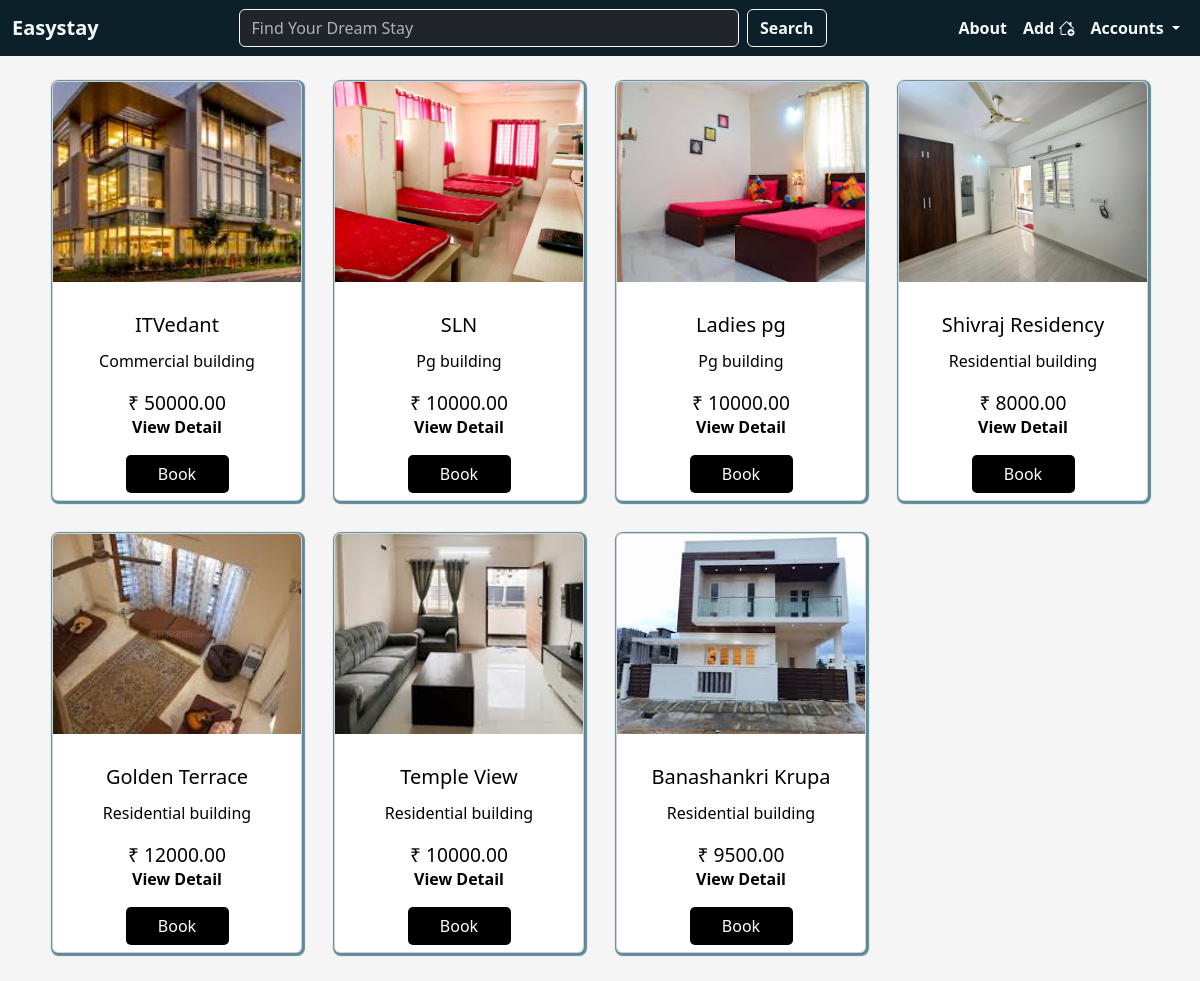
Before: / with the older database file.
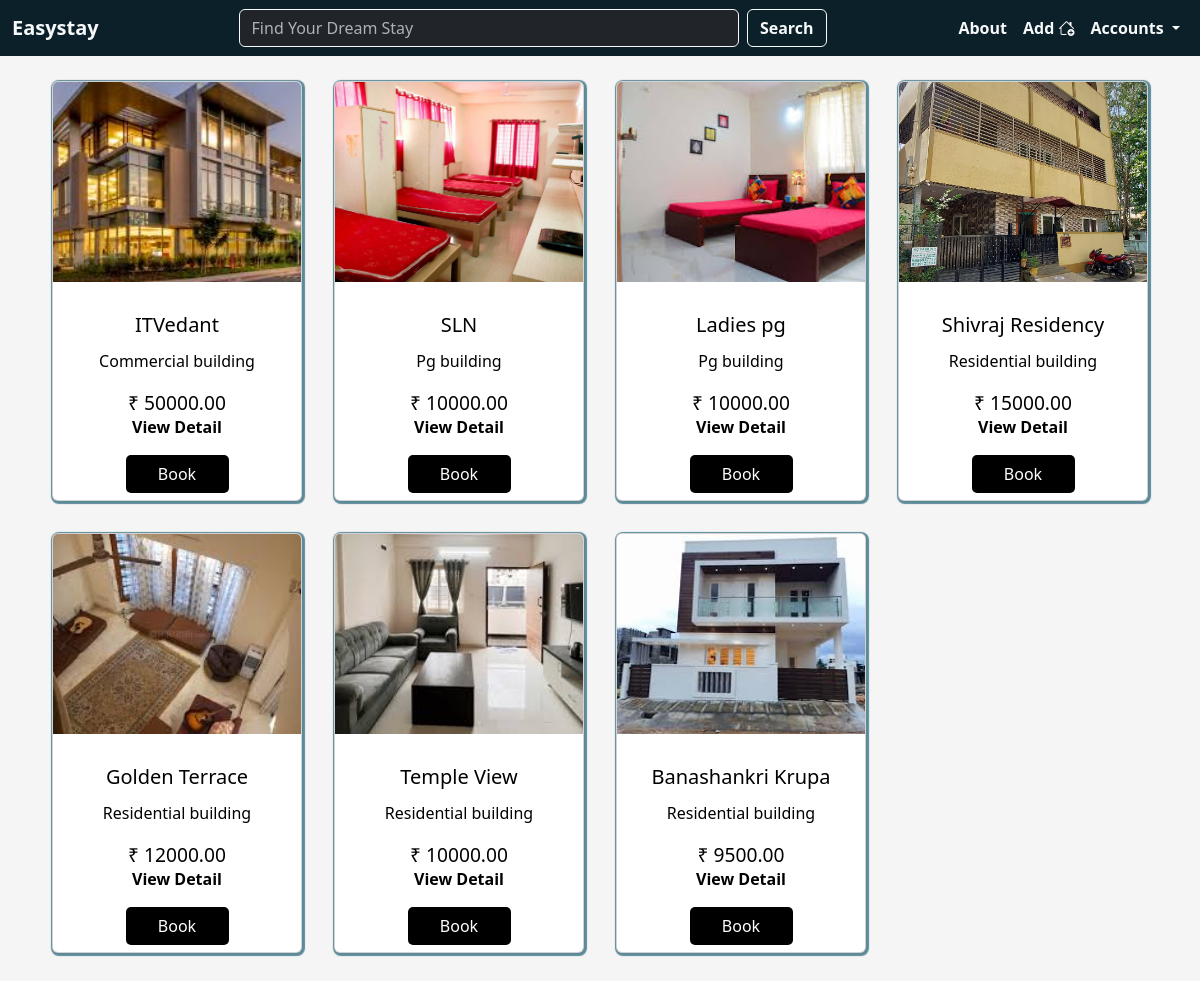
After: the same page with the newer database file.
### mainapp/models.py (models this page shows, shortened)
class Building(models.Model):
    name = models.CharField(max_length=200)
    type = models.ForeignKey(BuildingType, on_delete=models.CASCADE, related_name='building_types')
    rent_price=models.FloatField(default=00000)
    deposit=models.FloatField(default=00000)
    thumbnail=models.ImageField(upload_to='buildings/', blank=True, null=True)
    address=models.ForeignKey(Address, on_delete=models.SET_NULL, blank=True, null=True, related_name='building_address' )
    facilities = models.ManyToManyField(Facility, related_name='building_facilities')

class BuildingType(models.Model):
    title = models.CharField(max_length=100)
    thumbnail = models.ImageField(upload_to='building_types/')
    def __str__(self):
        return f"{self.title.capitalize()} building"

### mainapp/views.py (the view)
# urls.py: path('',views.HomeView.as_view(),name='homepage'),
class HomeView(ListView):
    model = Building
    template_name = 'home.html'
    context_object_name = 'buildings'

### mainapp/models.py (called while the page is built)
    def __str__(self):
        return f"Address :{self.door_number}, pin: {self.pincode}..."

### mainapp/templates/home.html (shortened to what this page needs)
{% extends 'base.html' %}
{% block content %}
<section id="buildings">
    <div class="home-container">
    {% for building in buildings %}
        {% include 'includes/buildingCard.html'%}
    {% endfor %}
    </div>
</section>
{% endblock %}

### mainapp/templates/includes/buildingCard.html
<div class=" card col-sm-5 card text-center mx-3 my-3 py-0 border-alternate">
    <div class="row h-50 px-0 mx-0">
        <a href="" class="w-100 px-0">
            <img class="w-100" src="{{building.thumbnail.url}}"alt="picture of {{building.name}}">
        </a>
    </div>
    <div class="row card-body ">
        <h5>
            <a href="{% url 'building_details' building.pk %}">{{building.name}} </a>
        </h5>
        <p class="card-type">
            <a href="">{{building.type}}</a>
        </p>
        <p class="card-price"> &#8377; {{building.rent_price|floatformat:2 }} </p>
        <p class="card-see">
            <a href="{% url 'building_details' building.pk %}">View Detail</a>
        </p>
        <a href="{% url 'book' building.id %}" class="btn btn-custom">Book</a>
    </div>
</div>

Changed rows visible on the page:
changed Building "Shivraj Residency": thumbnail: a different picture; rent_price "8000.00" → "15000.00"
